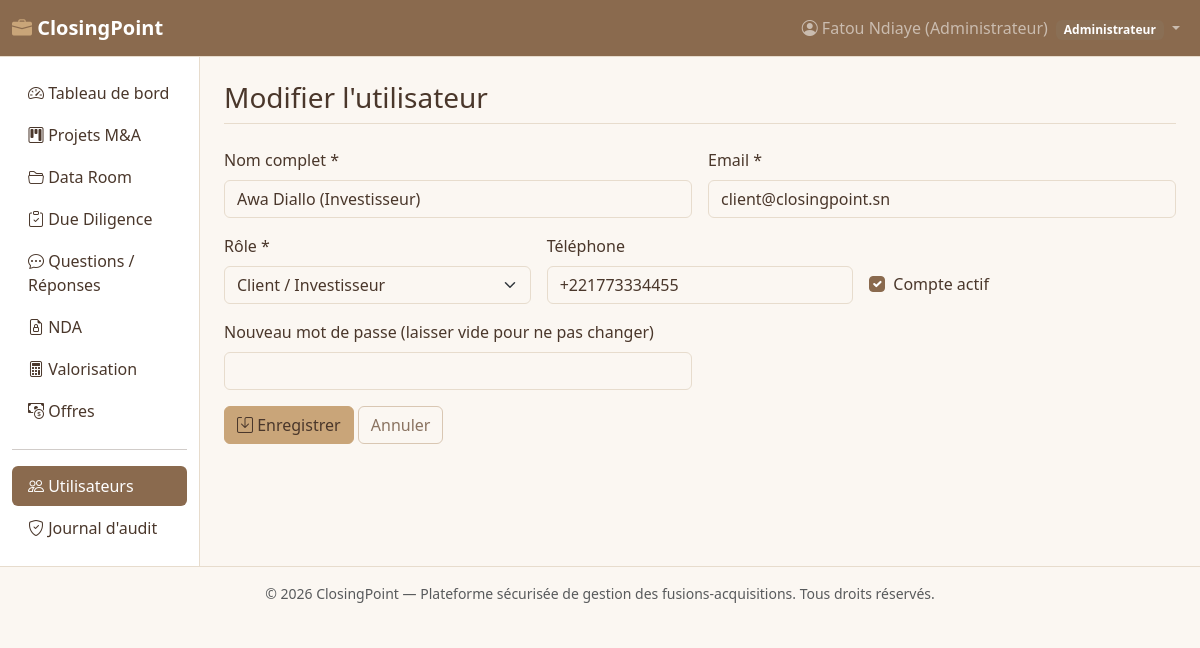
Page /modules/users/edit.php?id=3 (signed in) on the committed database.
### tables this page shows
CREATE TABLE users (
    id INT AUTO_INCREMENT PRIMARY KEY,
    full_name VARCHAR(120) NOT NULL,
    email VARCHAR(150) NOT NULL UNIQUE,
    password_hash VARCHAR(255) NOT NULL,
    role ENUM('admin','conseiller','client') NOT NULL DEFAULT 'client',
    phone VARCHAR(30) DEFAULT NULL,
    is_active TINYINT(1) NOT NULL DEFAULT 1,
    last_login DATETIME DEFAULT NULL,
    created_at DATETIME NOT NULL DEFAULT CURRENT_TIMESTAMP
);

### includes/security.php (called while the page is built, shortened)
<?php
function e(?string $value): string
{
    return htmlspecialchars($value ?? '', ENT_QUOTES, 'UTF-8');
}

### modules/users/edit.php (the view, shortened to what this page needs)
<?php
require_once __DIR__ . '/../../includes/bootstrap.php';
$id = (int)($_GET['id'] ?? $_POST['id'] ?? 0);
$stmt = $pdo->prepare('SELECT * FROM users WHERE id = :id');
$stmt->execute([':id' => $id]);
$targetUser = $stmt->fetch();
$data = $targetUser;
require __DIR__ . '/../../includes/header.php';
?>
<form method="post" class="row g-3">
  <div class="col-md-6"><label class="form-label">Nom complet *</label><input type="text" name="full_name" class="form-control" required value="<?= e($data['full_name']) ?>"></div>
  <div class="col-md-6"><label class="form-label">Email *</label><input type="email" name="email" class="form-control" required value="<?= e($data['email']) ?>"></div>
  <div class="col-md-4"><label class="form-label">Rôle *</label>
    <select name="role" class="form-select" required>
      <option value="client" <?= $data['role']==='client'?'selected':'' ?>>Client / Investisseur</option>
    </select>
  </div>
  <div class="col-md-4"><label class="form-label">Téléphone</label><input type="text" name="phone" class="form-control" value="<?= e($data['phone']) ?>"></div>
  <div class="col-md-4 d-flex align-items-end">
    <div class="form-check mb-2"><input type="checkbox" name="is_active" class="form-check-input" id="ia" <?= $data['is_active'] ? 'checked' : '' ?>><label class="form-check-label" for="ia">Compte actif</label></div>
  </div>
  <div class="col-md-6"><label class="form-label">Nouveau mot de passe (laisser vide pour ne pas changer)</label><input type="password" name="password" class="form-control" minlength="8"></div>
  <div class="col-12"><button class="btn btn-primary" type="submit"><i class="bi bi-save"></i> Enregistrer</button> <a href="list.php" class="btn btn-outline-secondary">Annuler</a></div>
</form>
<?php require __DIR__ . '/../../includes/footer.php'; ?>

### public/assets/css/style.css (style rules this page uses)
:root { --cp-nude: #F5EDE4; --cp-camel: #C9A579; --cp-camel-dark: #B08D63; --cp-brown: #8A6A4E; --cp-brown-dark: #6E4A33; --cp-text: #4A372B; --bs-body-bg: #FBF7F2; --bs-body-color: var(--cp-text); --bs-primary: var(--cp-brown); --bs-primary-rgb: 138, 106, 78; --bs-primary-bg-subtle: var(--cp-nude); --bs-primary-border-subtle: #D9BFA0; --bs-primary-text-emphasis: var(--cp-brown-dark); --bs-secondary: #8A6F55; --bs-secondary-rgb: 138, 111, 85; --bs-dark: var(--cp-brown); --bs-dark-rgb: 138, 106, 78; --bs-border-color: #E7DCCD; --bs-link-color: var(--cp-brown); --bs-link-color-rgb: 138, 106, 78; --bs-link-hover-color: var(--cp-brown-dark); --bs-link-hover-color-rgb: 110, 74, 51; }
body { background-color: var(--bs-body-bg); }
.btn-primary { --bs-btn-color: var(--cp-text); --bs-btn-bg: var(--cp-camel); --bs-btn-border-color: var(--cp-camel); --bs-btn-hover-color: var(--cp-text); --bs-btn-hover-bg: var(--cp-camel-dark); --bs-btn-hover-border-color: var(--cp-camel-dark); --bs-btn-active-color: var(--cp-text); --bs-btn-active-bg: var(--cp-camel-dark); --bs-btn-active-border-color: var(--cp-camel-dark); --bs-btn-disabled-bg: var(--cp-camel); --bs-btn-disabled-border-color: var(--cp-camel); --bs-btn-focus-shadow-rgb: 201, 165, 121; }
.btn-outline-secondary { --bs-btn-color: #8A7361; --bs-btn-border-color: #D9C7B3; --bs-btn-hover-color: #fff; --bs-btn-hover-bg: #9C8168; --bs-btn-hover-border-color: #9C8168; --bs-btn-active-color: #fff; --bs-btn-active-bg: #9C8168; --bs-btn-active-border-color: #9C8168; }
.form-check-input:checked { background-color: var(--cp-brown); border-color: var(--cp-brown); }

### rows in the picture
users: full_name "Awa Diallo (Investisseur)", email "client@closingpoint.sn", role "Client / Investisseur", phone "+221773334455", is_active "☑"

### other values in the picture
SITE_NAME "ClosingPoint"
$user['full_name'] "Fatou Ndiaye (Administrateur)"
roleLabel($user['role']) "Administrateur"
$label "Tableau de bord Projets M&A Data Room Due Diligence Questions / Réponses NDA Valorisation Offres Utilisateurs Journal d'audit"
$pageTitle "Modifier l'utilisateur"
